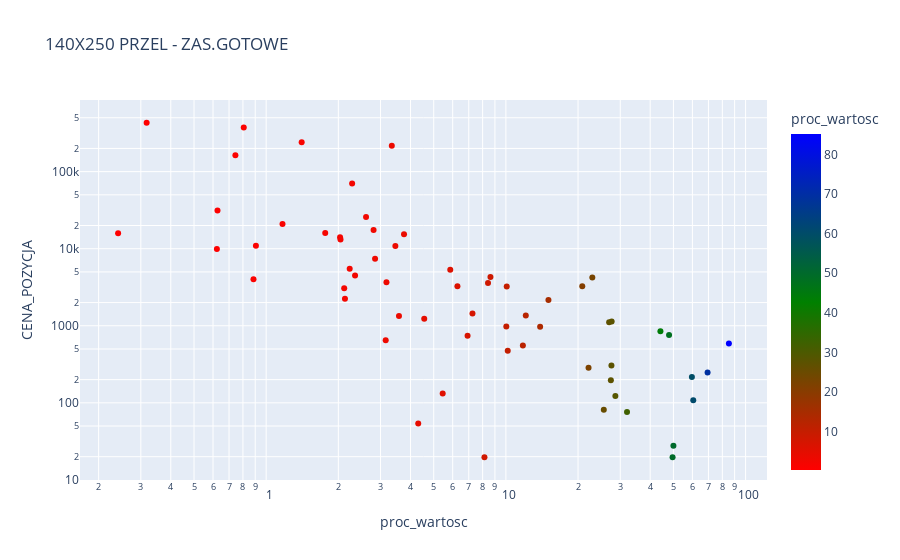

Notebook code for this chart:
### Code cell
func_pary_dostawca_produkt(df_fi,
                          df_sell)#.loc[df_fi['ANALIT01'].isin(['LI','OU','FE'])])

### Figure 1 — Plotly figure (JSON) as saved in the notebook; plotly's stock layout.template omitted (floating-point values rounded to 4 significant figures)
{"data": [{"customdata": [["496"], ["906"], ["510"], ["913"], ["539"], ["834"], ["743"], ["851"], [" 77"], ["350"], ["606"], ["77"], ["656"], ["KAR"], ["902"], ["900"], ["885"], ["865"], ["745"], ["699"], [" 99"], ["836"], [" 78"], ["381"], ["892"], ["831"], ["HAR"], ["896"], ["881"], ["686"], ["789"], ["747"], ["723"], ["137"], ["281"], ["528"], ["869"], ["907"], ["840"], ["624"], ["702"], ["531"], [" 49"], ["882"], ["870"], ["729"], ["511"], ["147"], ["232"], ["740"], ["733"], ["497"], ["734"], ["785"], ["761"], ["732"], ["105"], ["707"], ["191"], ["619"], ["824"], ["565"]], "hovertemplate": "proc_wartosc=%{marker.color}<br>CENA_POZYCJA=%{y}<br>TRZY=%{customdata[0]}<extra></extra>", "legendgroup": "", "marker": {"color": [0.2411, 0.3172, 0.6228, 0.6266, 0.7441, 0.8063, 0.8853, 0.9061, 1.17, 1.406, 1.763, 2.034, 2.042, 2.116, 2.131, 2.231, 2.283, 2.349, 2.61, 2.806, 2.846, 3.153, 3.175, 3.343, 3.458, 3.581, 3.759, 4.309, 4.564, 5.449, 5.861, 6.279, 6.922, 7.254, 8.14, 8.424, 8.622, 10.04, 10.08, 10.18, 11.77, 12.11, 13.9, 15.05, 20.83, 22.12, 22.94, 25.62, 26.97, 27.41, 27.57, 27.63, 28.62, 32.02, 44.13, 47.95, 49.6, 50, 59.71, 60.49, 69.42, 85.19], "coloraxis": "coloraxis", "symbol": "circle"}, "mode": "markers", "name": "", "orientation": "v", "showlegend": false, "type": "scatter", "x": [0.2411, 0.3172, 0.6228, 0.6266, 0.7441, 0.8063, 0.8853, 0.9061, 1.17, 1.406, 1.763, 2.034, 2.042, 2.116, 2.131, 2.231, 2.283, 2.349, 2.61, 2.806, 2.846, 3.153, 3.175, 3.343, 3.458, 3.581, 3.759, 4.309, 4.564, 5.449, 5.861, 6.279, 6.922, 7.254, 8.14, 8.424, 8.622, 10.04, 10.08, 10.18, 11.77, 12.11, 13.9, 15.05, 20.83, 22.12, 22.94, 25.62, 26.97, 27.41, 27.57, 27.63, 28.62, 32.02, 44.13, 47.95, 49.6, 50, 59.71, 60.49, 69.42, 85.19], "xaxis": "x", "y": [15860.0, 430900.0, 9927.0, 31340.0, 163200.0, 374300.0, 4022.0, 10910.0, 20890.0, 240200.0, 15980.0, 14060.0, 13180.0, 3059.0, 2238.0, 5502.0, 69990.0, 4506.0, 25860.0, 17510.0, 7398.0, 648.3, 3658.0, 216200.0, 10800.0, 1341.0, 15440.0, 53.91, 1237.0, 131.7, 5318.0, 3247.0, 744.2, 1442.0, 19.68, 3590.0, 4287.0, 978.1, 3229.0, 474.4, 555.7, 1355.0, 970.8, 2152.0, 3254.0, 284.4, 4222.0, 81.5, 1107.0, 196.6, 305.8, 1138.0, 122.8, 76.26, 846.0, 758.9, 19.68, 27.67, 215.7, 107.7, 247.1, 589.1], "yaxis": "y"}], "layout": {"autosize": true, "coloraxis": {"colorbar": {"title": {"text": "proc_wartosc"}}, "colorscale": [[0, "red"], [0.5, "green"], [1, "blue"]]}, "legend": {"tracegroupgap": 0}, "title": {"text": "140X250 PRZEL - ZAS.GOTOWE"}, "xaxis": {"anchor": "y", "autorange": true, "domain": [0, 1], "range": [-0.7663, 2.079], "title": {"text": "proc_wartosc"}, "type": "log"}, "yaxis": {"anchor": "x", "autorange": true, "domain": [0, 1], "range": [0.9358, 5.993], "title": {"text": "CENA_POZYCJA"}, "type": "log"}}}
